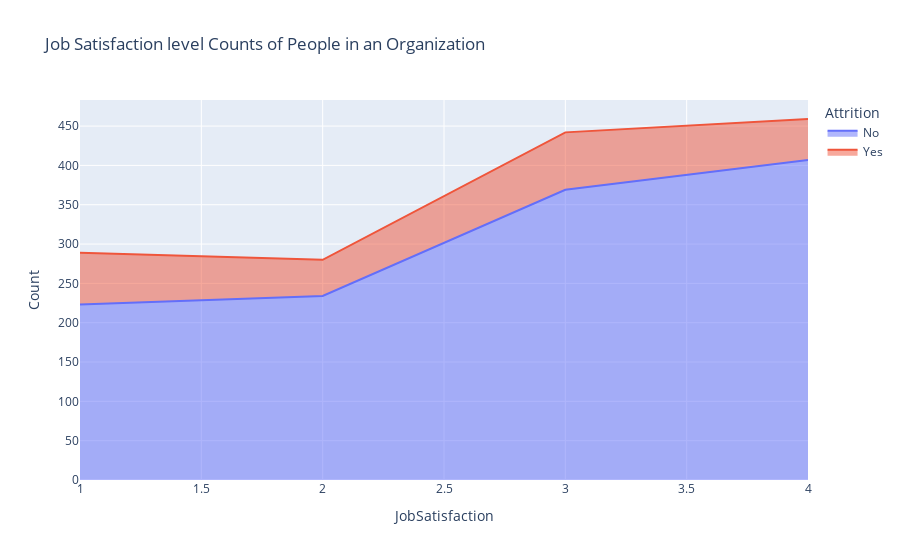

Notebook source saved alongside this figure:
### Code cell
jsats_att = data.groupby(['JobSatisfaction','Attrition']).apply(lambda x:x['DailyRate'].count()).reset_index(name='Count')

px.area(jsats_att, x='JobSatisfaction', y='Count', color='Attrition', title='Job Satisfaction level Counts of People in an Organization')

### Figure 1 — Plotly figure (JSON) as saved in the notebook; plotly's stock layout.template omitted (floating-point values rounded to 4 significant figures)
{"data": [{"hovertemplate": "Attrition=No<br>JobSatisfaction=%{x}<br>Count=%{y}<extra></extra>", "legendgroup": "No", "line": {"color": "#636efa"}, "mode": "lines", "name": "No", "orientation": "v", "showlegend": true, "stackgroup": "1", "type": "scatter", "x": [1, 2, 3, 4], "xaxis": "x", "y": [223, 234, 369, 407], "yaxis": "y"}, {"hovertemplate": "Attrition=Yes<br>JobSatisfaction=%{x}<br>Count=%{y}<extra></extra>", "legendgroup": "Yes", "line": {"color": "#EF553B"}, "mode": "lines", "name": "Yes", "orientation": "v", "showlegend": true, "stackgroup": "1", "type": "scatter", "x": [1, 2, 3, 4], "xaxis": "x", "y": [66, 46, 73, 52], "yaxis": "y"}], "layout": {"legend": {"title": {"text": "Attrition"}, "tracegroupgap": 0}, "title": {"text": "Job Satisfaction level Counts of People in an Organization"}, "xaxis": {"anchor": "y", "domain": [0, 1], "title": {"text": "JobSatisfaction"}}, "yaxis": {"anchor": "x", "domain": [0, 1], "title": {"text": "Count"}}}}
